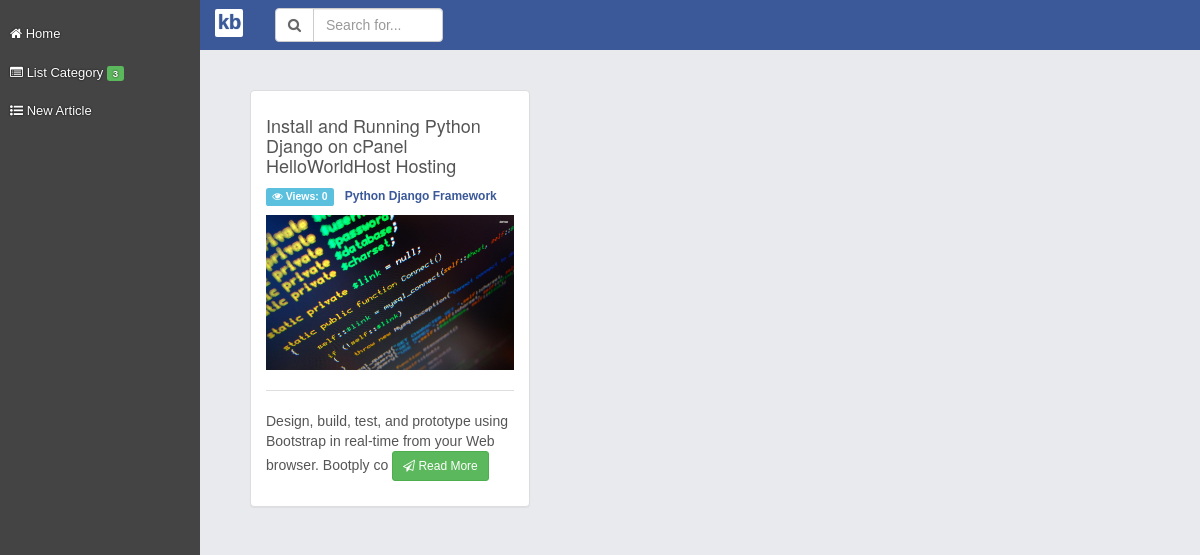
The page / on the database its author committed.
### tables this page shows
CREATE TABLE `kb_article` (
  `id` int(11) NOT NULL AUTO_INCREMENT,
  `title` text NOT NULL,
  `permalink` text NOT NULL,
  `category` int(11) NOT NULL,
  `content` longtext NOT NULL,
  `featuredimage` varchar(50) NOT NULL,
  `views` int(11) NOT NULL,
  `dateadd` datetime NOT NULL,
  `datemodified` datetime NOT NULL,
  `published` tinyint(4) NOT NULL,
  PRIMARY KEY (`id`)
);

CREATE TABLE `kb_category` (
  `id` int(11) NOT NULL AUTO_INCREMENT,
  `title` varchar(225) NOT NULL,
  `description` text NOT NULL,
  `permalink` varchar(225) NOT NULL,
  `dateadd` datetime NOT NULL,
  `datemodified` datetime DEFAULT NULL,
  `published` tinyint(4) NOT NULL,
  PRIMARY KEY (`id`)
);

### cores/DBDriver.php (called while the page is built, shortened)
<?php
class DBDriver{
    private static $conn;
    private static function connect()
    {
        if(!isset(self::$conn)){
            $conf = Configuration::get('db');
            $dsn = "mysql:host=".$conf['host'].";port=".$conf['port'].";dbname=".$conf['dbname'];
            try{
                self::$conn = new PDO($dsn, $conf['username'], $conf['password']);
                self::$conn->setAttribute(PDO::ATTR_ERRMODE, PDO::ERRMODE_EXCEPTION);
                self::$conn->setAttribute(PDO::ATTR_EMULATE_PREPARES, FALSE);
            }catch(PDOException $e){
                self::disconnect();
                echo $e->getMessage();
            }
        }
        return self::$conn;
    }
    public static function all($sql, $params = null, $fetch_style = PDO::FETCH_OBJ)
    {
        $result = null;
        try{
            $conn = self::connect();
            $stmt = $conn->prepare($sql);
            $stmt->execute($params);
            $result = $stmt->fetchAll($fetch_style);
        }catch(PDOException $e){
            self::disconnect();
            echo $e->getMessage();
        }
        return $result;
    }
}

### themes/default/layout.php (called while the page is built)
<?php
include 'header.php';
include 'navbar.php';
include 'content.php';
include 'footer.php';

### index.php (called while the page is built, shortened)
<?php
$baseInc = Configuration::get('base_include');
$slug = Configuration::get("slug");
require $baseInc['views'].'/default/layout.php';

### cores/Request.php (called while the page is built, shortened)
<?php
class Request
{
    public static function base_url()
    {
        $protocol = (!empty($_SERVER['HTTPS']) && $_SERVER['HTTPS'] !== 'off' || $_SERVER['SERVER_PORT'] == 443) ? "https://" : "http://";
        $path = $_SERVER['PHP_SELF'];
        $path_parts = pathinfo($path);
        $directory = $path_parts['dirname'];
        $directory = ($directory == "/") ? "" : $directory;
        $host = $_SERVER['HTTP_HOST'];
        return $protocol . $host . $directory;
    }
}

### cores/Configuration.php (called while the page is built, shortened)
<?php
class Configuration
{
    private static $config_items = array();
    public static function load($config_path)
    {
        if(file_exists($config_path)){
            self::$config_items = include $config_path;
            return true;
        }else{
            return false;
        }
    }
    public static function get($key, $default = null)
    {
        if(isset(self::$config_items[$key])){
            return self::$config_items[$key];
        }
        return $default;
    }
}

### themes/default/articles.php (the view)
<?php
foreach ($article as $a){
    ?>
<div class="col-md-4">
    <div class="panel panel-default">
        <div class="panel-body">
            <p><h4><?php echo $a->title;?></h4></p>
        <p><span class="label label-info"><i class="fa fa-eye"></i> Views: <?php echo $a->views;?></span> <span class="badge"><?php echo $a->category;?></span></p>
            <img src="<?php echo Request::base_url()."/assets/uploads/".$a->featuredimage;?>" class="img-responsive"/>
            <hr>
            <p><?php echo substr($a->content, 0, 100);?> <a href="<?php echo Request::base_url()."/".$slug['article']."/".$a->permalink;?>" class="btn btn-sm btn-success"><i class="fa fa-send-o"></i> Read More</a> </p>
        </div>
    </div>
</div>
<?php } ?>

### rows shown on the page
kb_article: title "Install and Running Python Django on cPanel HelloWorldHost Hosting", views "0", kb_category.title "Python Django Framework", featuredimage (picture), content "Design, build, test, and prototype using Bootstrap in real-time from your Web browser. Bootply co"

### other values the page prints
$sumcat->total "3"
